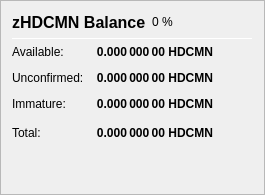
                   <widget class="QFrame" name="frame_ZerocoinBalances">
                    <property name="frameShape">
                     <enum>QFrame::StyledPanel</enum>
                    </property>
                    <property name="frameShadow">
                     <enum>QFrame::Raised</enum>
                    </property>
                    <layout class="QVBoxLayout" name="verticalLayout_7">
                     <item>
                      <layout class="QHBoxLayout" name="horizontalLayout_8" stretch="0,0,0">
                       <item>
                        <widget class="QLabel" name="label_5z_3">
                         <property name="minimumSize">
                          <size>
                           <width>0</width>
                           <height>20</height>
                          </size>
                         </property>
                         <property name="font">
                          <font>
                           <pointsize>12</pointsize>
                           <weight>75</weight>
                           <bold>true</bold>
                          </font>
                         </property>
                         <property name="text">
                          <string>zHDCMN Balance</string>
                         </property>
                        </widget>
                       </item>
                       <item>
                        <widget class="QLabel" name="labelzHDCMNPercent">
                         <property name="text">
                          <string notr="true">0 %</string>
                         </property>
                        </widget>
                       </item>
                       <item>
                        <spacer name="horizontalSpacer_11">
                         <property name="orientation">
                          <enum>Qt::Horizontal</enum>
                         </property>
                         <property name="sizeHint" stdset="0">
                          <size>
                           <width>40</width>
                           <height>20</height>
                          </size>
                         </property>
                        </spacer>
                       </item>
                      </layout>
                     </item>
                     <item>
                      <widget class="Line" name="line_ZerocoinBalance">
                       <property name="minimumSize">
                        <size>
                         <width>0</width>
                         <height>1</height>
                        </size>
                       </property>
                       <property name="maximumSize">
                        <size>
                         <width>16777215</width>
                         <height>1</height>
                        </size>
                       </property>
                       <property name="orientation">
                        <enum>Qt::Horizontal</enum>
                       </property>
                      </widget>
                     </item>
                     <item>
                      <layout class="QGridLayout" name="gridLayout_5">
                       <property name="spacing">
                        <number>12</number>
                       </property>
                       <item row="1" column="0">
                        <widget class="QLabel" name="labelzBalanceMatureText">
                         <property name="toolTip">
                          <string>Mature: more than 20 confirmation and more than 1 mint of the same denomination after it was minted.
These zHDCMN are spendable.</string>
                         </property>
                         <property name="text">
                          <string>Available:</string>
                         </property>
                        </widget>
                       </item>
                       <item row="1" column="1">
                        <widget class="QLabel" name="labelzBalanceMature">
                         <property name="font">
                          <font>
                           <weight>75</weight>
                           <bold>true</bold>
                          </font>
                         </property>
                         <property name="toolTip">
                          <string>Mature: more than 20 confirmation and more than 1 mint of the same denomination after it was minted.
These zHDCMN are spendable.</string>
                         </property>
                         <property name="text">
                          <string notr="true">0.000 000 00 HDCMN</string>
                         </property>
                         <property name="alignment">
                          <set>Qt::AlignRight|Qt::AlignTrailing|Qt::AlignVCenter</set>
                         </property>
                        </widget>
                       </item>
                       <item row="2" column="0">
                        <widget class="QLabel" name="labelzBalanceUnconfirmedText">
                         <property name="toolTip">
                          <string>Unconfirmed: less than 20 confirmations
Immature: confirmed, but less than 1 mint of the same denomination after it was minted</string>
                         </property>
                         <property name="text">
                          <string>Unconfirmed:</string>
                         </property>
                        </widget>
                       </item>
                       <item row="2" column="1">
                        <widget class="QLabel" name="labelzBalanceUnconfirmed">
                         <property name="font">
                          <font>
                           <weight>75</weight>
                           <bold>true</bold>
                          </font>
                         </property>
                         <property name="toolTip">
                          <string>Unconfirmed: less than 20 confirmations
Immature: confirmed, but less than 1 mint of the same denomination after it was minted</string>
                         </property>
                         <property name="text">
                          <string notr="true">0.000 000 00 HDCMN</string>
                         </property>
                         <property name="alignment">
                          <set>Qt::AlignRight|Qt::AlignTrailing|Qt::AlignVCenter</set>
                         </property>
                        </widget>
                       </item>
                       <item row="3" column="0">
                        <widget class="QLabel" name="labelzBalanceImmatureText">
                         <property name="toolTip">
                          <string>Unconfirmed: less than 20 confirmations
Immature: confirmed, but less than 1 mint of the same denomination after it was minted</string>
                         </property>
                         <property name="text">
                          <string>Immature:</string>
                         </property>
                        </widget>
                       </item>
                       <item row="3" column="1">
                        <widget class="QLabel" name="labelzBalanceImmature">
                         <property name="font">
                          <font>
                           <weight>75</weight>
                           <bold>true</bold>
                          </font>
                         </property>
                         <property name="toolTip">
                          <string>Unconfirmed: less than 20 confirmations
Immature: confirmed, but less than 1 mint of the same denomination after it was minted</string>
                         </property>
                         <property name="text">
                          <string notr="true">0.000 000 00 HDCMN</string>
                         </property>
                         <property name="alignment">
                          <set>Qt::AlignRight|Qt::AlignTrailing|Qt::AlignVCenter</set>
                         </property>
                        </widget>
                       </item>
                       <item row="4" column="0">
                        <widget class="QLabel" name="labelzBalanceText">
                         <property name="toolTip">
                          <string>Your current zHDCMN balance, unconfirmed and immature zHDCMN included.</string>
                         </property>
                         <property name="text">
                          <string>Total:</string>
                         </property>
                        </widget>
                       </item>
                       <item row="4" column="1">
                        <widget class="QLabel" name="labelzBalance">
                         <property name="font">
                          <font>
                           <weight>75</weight>
                           <bold>true</bold>
                          </font>
                         </property>
                         <property name="cursor">
                          <cursorShape>IBeamCursor</cursorShape>
                         </property>
                         <property name="toolTip">
                          <string>Your current zHDCMN balance, unconfirmed and immature zHDCMN included.</string>
                         </property>
                         <property name="text">
                          <string notr="true">0.000 000 00 HDCMN</string>
                         </property>
                         <property name="alignment">
                          <set>Qt::AlignRight|Qt::AlignTrailing|Qt::AlignVCenter</set>
                         </property>
                         <property name="textInteractionFlags">
                          <set>Qt::LinksAccessibleByMouse|Qt::TextSelectableByKeyboard|Qt::TextSelectableByMouse</set>
                         </property>
                        </widget>
                       </item>
                       <item row="4" column="2">
                        <spacer name="horizontalSpacer_4">
                         <property name="orientation">
                          <enum>Qt::Horizontal</enum>
                         </property>
                         <property name="sizeHint" stdset="0">
                          <size>
                           <width>40</width>
                           <height>20</height>
                          </size>
                         </property>
                        </spacer>
                       </item>
                      </layout>
                     </item>
                     <item>
                      <spacer name="verticalSpacer_4">
                       <property name="orientation">
                        <enum>Qt::Vertical</enum>
                       </property>
                       <property name="sizeHint" stdset="0">
                        <size>
                         <width>20</width>
                         <height>40</height>
                        </size>
                       </property>
                      </spacer>
                     </item>
                    </layout>
                   </widget>
